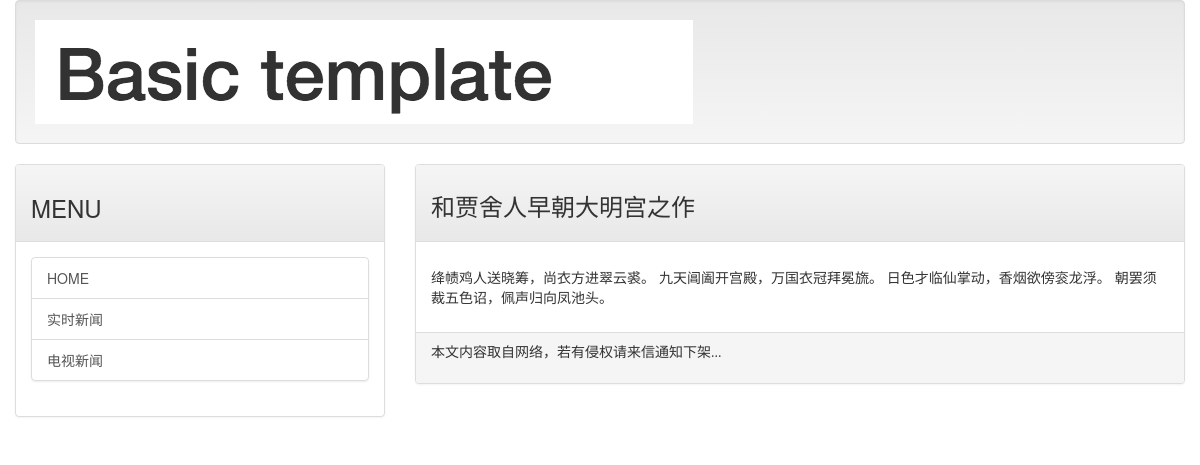
The page /post/fouth on the database its author committed.
### mainsite/models.py (models this page shows, shortened)
class Post(models.Model):
    title = models.CharField(max_length=200)
    slug = models.CharField(max_length=200)
    body = models.TextField()
    pub_date = models.DateTimeField(default=timezone.now)
    class Meta:
        ordering = ('-pub_date',)

### mainsite/views.py (the view)
# urls.py: url(r'^post/(\w+)$', showPost)
def showPost(request, slug):
    template = get_template('post.html')
    try:
        post = Post.objects.get(slug=slug)
        if post != None:
            html = template.render(locals())
            return HttpResponse(html)
    except:
        return redirect('/')

### templates/post.html (shortened to what this page needs)
{% extends 'base.html' %}
{% load markdown_deux_tags %}
{% block headmessage %}
    <h3 style="font-family: '.SF NS Text';">
        {{ post.title }}
    </h3>
{% endblock %}
{% block content %}
    <p style="font-family: '.SF NS Text';font-size: 12pt;letter-spacing: 2pt">
        {{ post.body | markdown }}
    </p>
{% endblock %}

### rows shown on the page
Post: title "和贾舍人早朝大明宫之作", body "绛帻鸡人送晓筹，尚衣方进翠云裘。 九天阊阖开宫殿，万国衣冠拜冕旒。 日色才临仙掌动，香烟欲傍衮龙浮。 朝罢须裁五色诏，佩声归向凤池头。"
